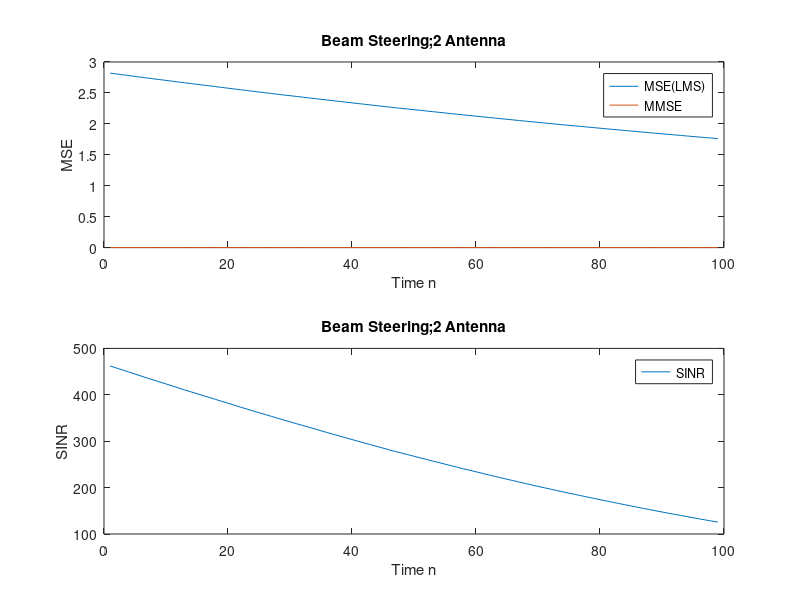

This chart was generated by the following MATLAB code:
%1 user, 1X1 MIMO Channel
%calculate G 
%calculate MSE
clc
clear

H=[-0.9704 + 0.4012i;1.0291 - 0.4917i];

vc(:,1)=[-0.8051+1.3128i];
vc(:,1)=vc(:,1)/norm(vc(:,1));

gc(:,1)=[(randn(1,1)+1i*randn(1,1));(randn(1,1)+1i*randn(1,1))];
gc(:,1)=gc(:,1)/norm(gc(:,1));



%2/real(H*vc(:,1)*vc(:,1)'*H'+sigma^2)

sigma = sqrt(10^(-3));
StepSize = 10^(-3);

R=H*H'+sigma^2+eye(2);
e = eig(R)

%{
x = zeros(1,10^(7));
MSE_LMS = zeros(1,10^(7));
LS_LMS = zeros(1,10^(7));
MMSE = zeros(1,10^(7));
C = zeros(1,10^(7));
C_Wiener = zeros(1,10^(7));
SINR = zeros(1,10^(7));
SINR_C_Wiener= zeros(1,10^(7));
%}

gc_w(:,1) = inv( H*vc(:,1)*vc(:,1)'*H'+ sigma^2    )*H*vc(:,1);

i = 10^2; %FilterLength

for iteration = 1:1

    iteration
    
    %{
    %Backward Training
    for iter1 = 1:i

            if rand-0.5 >= 0
                        x(iter1) = 1;
                    else
                        x(iter1) = -1;
            end


            yb(:,1) = H.'*( gc(:,1)*x(iter1) )+ sigma*(1/sqrt(2))*[randn(1,1)+1i*randn(1,1);randn(1,1)+1i*randn(1,1)]; 
            vc(:,1) = vc(:,1)+StepSize*yb(:,1)*conj(x(iter1)-vc(:,1)'*yb(:,1));

    end
    %}
    
    %Normalize Transmitters
    vc(:,1)=vc(:,1)/norm(vc(:,1));



    %Forward Training
    for iter2 = 1:i
        
        iter2;

            if rand-0.5 >= 0
                        x(iter2) = 1;
                    else
                        x(iter2) = -1;
            end

            yf(:,1) = H*( vc(:,1)*x(iter2) )+ sigma*(1/sqrt(2))*[(randn(1,1)+1i*randn(1,1));(randn(1,1)+1i*randn(1,1))]; 
            gc(:,1) = gc(:,1)+StepSize*yf(:,1)*conj(x(iter2)-gc(:,1)'*yf(:,1));
            
            MSE_LMS(iter2) = 1-vc(:,1)'*H'*gc(:,1)-(vc(:,1)'*H'*gc(:,1))'+gc(:,1)'*gc(:,1)*(sigma^2)+(vc(:,1)'*H'*gc(:,1))'*(vc(:,1)'*H'*gc(:,1));
            MSE_LMS(iter2)
            SINR(iter2)= norm( gc(:,1)'*H*vc(:,1) )^2/norm( gc(:,1)'*sigma^2*gc(:,1) ); 
            C(iter2)=log2(1+SINR(iter2)); 
            MMSE(iter2) = real(   1-vc(:,1)'*H'* inv(H*vc(:,1)*vc(:,1)'*H'+eye(2)*sigma^2)*H*vc(:,1));
            
    end 
    
    SINR_w= norm( gc_w(:,1)'*H*vc(:,1) )^2/norm( gc_w(:,1)'*sigma^2*gc_w(:,1) ); 
    MMSE_w = real(   1-vc(:,1)'*H'* inv(H*vc(:,1)*vc(:,1)'*H'+eye(2)*sigma^2)*H*vc(:,1));
    %gc(:,1)=gc(:,1)/norm(gc(:,1));

        %R=H*vc(:,1)*H'*vc(:,1)'+sigma^2 
        %P=H*vc(:,1)
        %1X1
        %MSE_LMS(i) = real(   1-H'*vc(:,1)'* (1/(H*vc(:,1)*H'*vc(:,1)'+sigma^2 )) *H*vc(:,1) + ( gc(:,1) - (  1/( H*vc(:,1)*H'*vc(:,1)'+sigma^2 ) ) * H*vc(:,1)    )'*(H*vc(:,1)*H'*vc(:,1)'+1)*( gc(:,1) - (1/(H*vc(:,1)*H'*vc(:,1)'+sigma^2)) *H*vc(:,1)));
      
        

   
        %SINR_C_Wiener(i)=(   norm( G_Wiener'*H*vc(:,1) )^2   )/( norm( G_Wiener'*sigma^2*G_Wiener )    );
        %C_Wiener(i)=log2(1+SINR_C_Wiener(iter));
    
        
end
   



x=1:iter2-1;

subplot(2,1,1)
plot(x,MSE_LMS(x),x,MMSE(x))
legend('MSE(LMS)','MMSE')
xlabel('Time n')
ylabel('MSE')
title('Beam Steering;2 Antenna')

subplot(2,1,2)
plot(x,SINR(x))
legend('SINR')
xlabel('Time n')
ylabel('SINR')
title('Beam Steering;2 Antenna')


